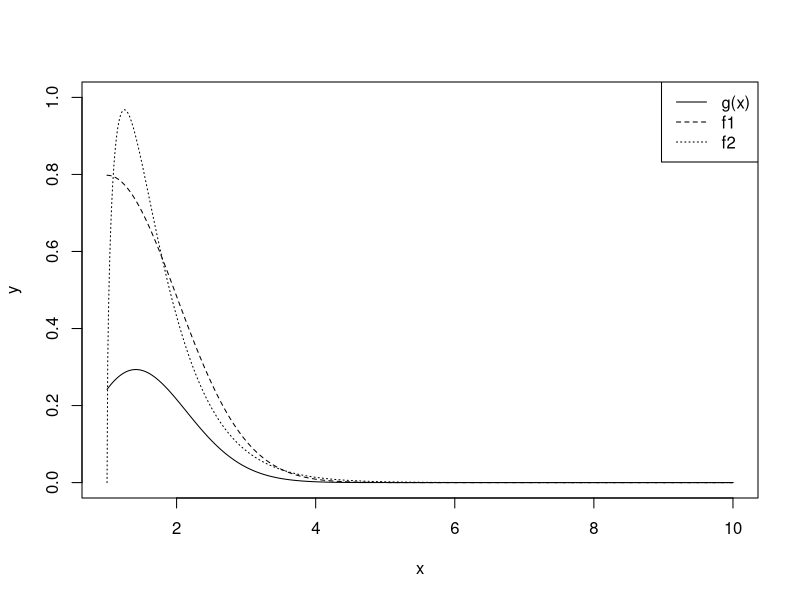
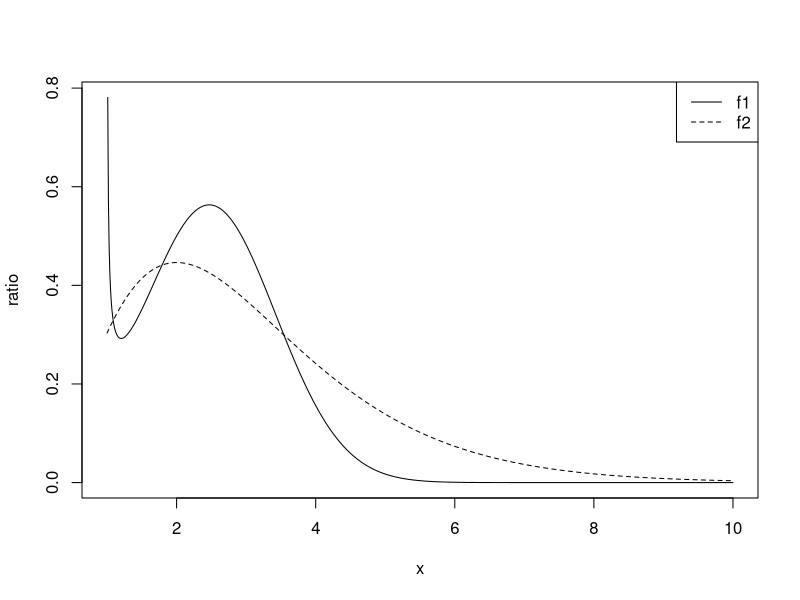

The R source for these figures, in order:
## ---- chunk 1
knitr::opts_chunk$set(echo = TRUE)
## ---- chunk 2
m <- 10000
x <- runif(m, 0, pi/3) # u above comes from Uniform(0, pi/3)
theta.hat <- pi/3 * mean(sin(x)) # sum of sin(x) divided by m samples, multiplied by pi/3

y <- replicate(1000, expr = {x <- runif(m, 0, pi/3) # run 1000 times
theta.hat <- pi/3 * mean(sin(x))})

mean(y)
sd(y)
## ---- chunk 3
m <- 10000
u <- runif(m, 0, 0.5) # sampling u from uniform(0, 0.5)
theta <- 0.5 * mean(exp(-u))
theta

est <- replicate(1000, expr = { # run 1000 times
u <- runif(m, 0, 0.5)
theta <- 0.5 * mean(exp(-u))})

mean(est)
var(est)
## ---- chunk 4
m <- 10000
v <- rexp(m, 1) # generating from exponential distribution
theta <- mean(v <= 0.5) 
theta

est1 <- replicate(1000, expr = {
 v <- rexp(m, 1)
 theta <- mean(v <= 0.5)})

mean(est1)
c(var(est1), sd(est1))

var(est)/var(est1)
## ---- chunk 5
ratioGammas <- function(x, a, b) {
  u <- rgamma(10000, a, 1)
  v <- rgamma(10000, b, 1)
  y <- u/(u+v)
  return(mean(y <= x))
}

x <- seq(0.1, 0.9, 0.1)
k <- length(x)
p <- numeric(k)

for(i in 1:k) p[i] <- ratioGammas(x[i], 3, 3)
round(rbind(x, pbeta(x, 3, 3), p), 3) # compare to pbeta
## ---- chunk 6
x <- seq(1, 10, 0.01)
y <- x^2 * exp(-x^2/2)/sqrt(2 * pi) # g(x) function given in the problem
plot(x, y, type = "l", ylim = c(0, 1))

lines(x, 2 * dnorm(x, 1), lty = 2) # folded normal distribution
lines(x, dgamma(x - 1, 3/2, 2), lty = 3) # shifted gamma distribution
legend("topright", legend = c("g(x)", "f1", "f2"), lty = 1:3)
## ---- chunk 7
plot(x, y/(dgamma(x - 1, 3/2, 2)), type = "l", lty = 1, ylab = "ratio")
lines(x, y/(2 * dnorm(x, 1)), lty = 2)
legend("topright", legend = c("f1", "f2"), lty = 1:2)
## ---- chunk 8
m <- 10000

is1 <- replicate(1000, expr = {
 x <- sqrt(rchisq(m, 1)) + 1
 f <- 2 * dnorm(x, 1)
 g <- x^2 * exp(-x^2/2)/sqrt(2 * pi)
 mean(g/f)
 })

is2 <- replicate(1000, expr = {
 x <- rgamma(m, 3/2, 2) + 1
 f <- dgamma(x - 1, 3/2, 2)
 g <- x^2 * exp(-x^2/2)/sqrt(2 * pi)
 mean(g/f)
 })

c(mean(is1), mean(is2))

c(var(is1), var(is2))

var(is1)/var(is2)
